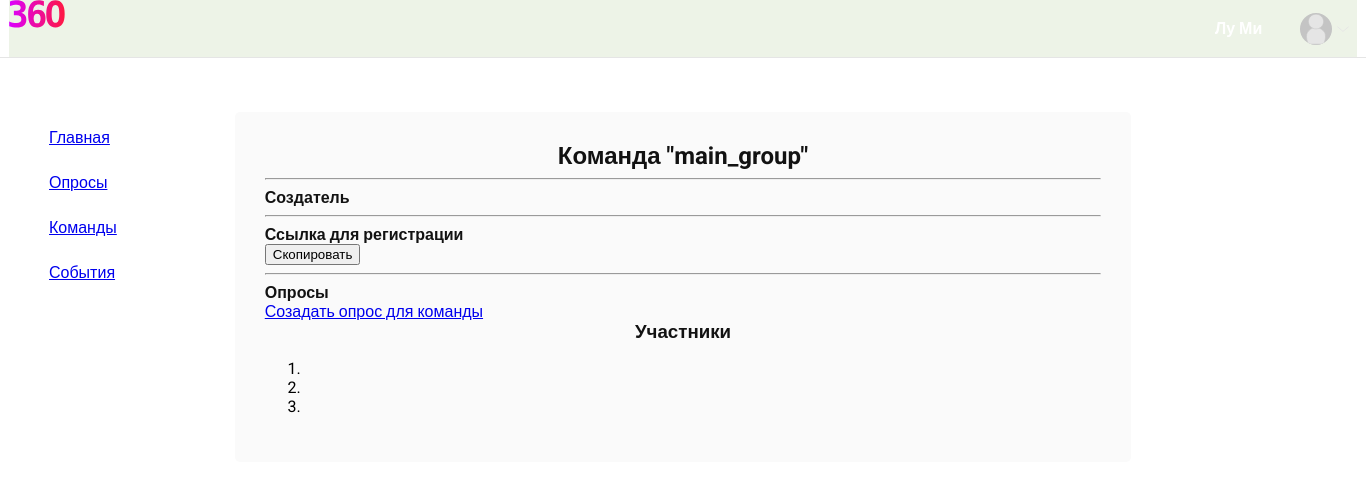
Before: /command/8/ (signed in) with the older database file.
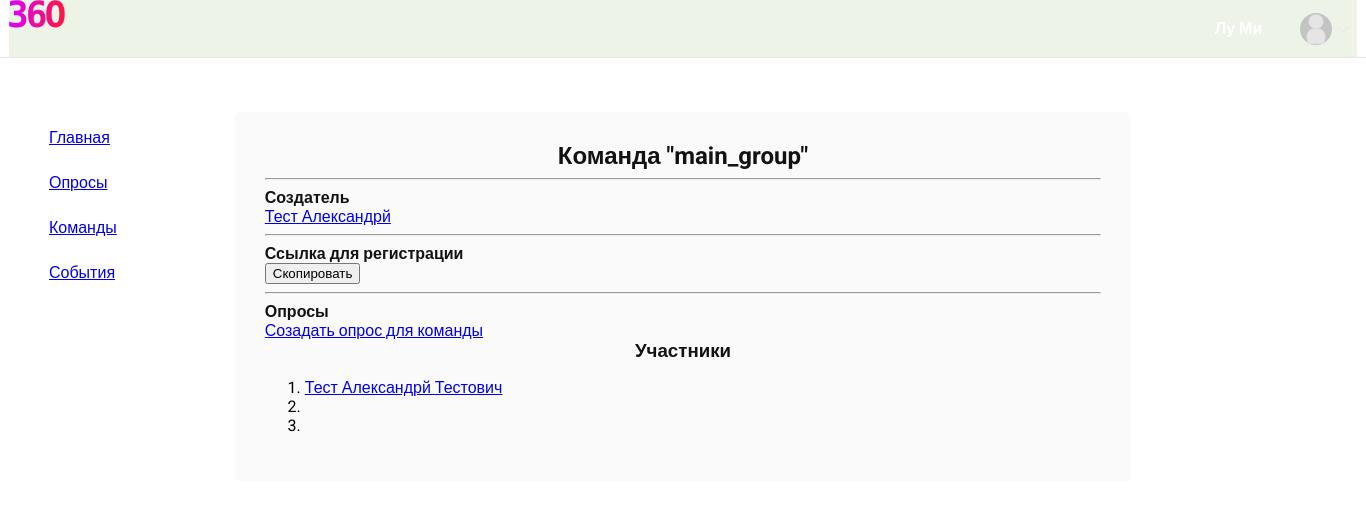
After: the same page with the newer database file.
### main/models.py (models this page shows, shortened)
class Profile (models.Model):
    user = models.OneToOneField(User, on_delete=models.CASCADE)
    fullname = models.CharField(max_length=150, default='')
    name = models.CharField(max_length=50, default='')
    surname = models.CharField(max_length=50, default='')
    patronymic = models.CharField(max_length=50, default='')
    company = models.ForeignKey('Company', on_delete=models.CASCADE, null=True)
    platform = models.ForeignKey('PlatformCompany', on_delete=models.CASCADE, null=True)
    position = models.ForeignKey('PositionCompany', on_delete=models.CASCADE, null=True)
    groups = models.ManyToManyField('Group', null=True)
    email_is_validate = models.BooleanField(default=False)
    objects = models.Manager()
    class Meta:
        db_table = "Profile"

### main/views/teams_views.py (the view)
# urls.py: path('command/<int:group_id>/', teams_views.team_user_view, name='group_user_view'),
def team_user_view(request, group_id):
    args = {}
    if auth.get_user(request).is_anonymous:
        return redirect('/')
    try:
        group = Group.objects.get(id=group_id)
        profile = get_user_profile(request)
        if profile not in group.profile_set.all():
            raise Exception()
    except:
        return redirect('/communications/')
    args['users'] = group.profile_set.all()
    if auth.get_user(request).id == group.owner.id:
        args['link_to_enter'] = request.scheme + "://" + request.get_host() + "/invite/t/" + group.key
    args['owner'] = {'pk': group.owner.profile.pk,
                     'name': group.owner.profile.name,
                     'surname': group.owner.profile.surname}
    args['team_name'] = group.name
    args['title'] = group.name
    args['group_id'] = group_id
    return render(request, 'main/teams/old/team_view.html', args)

### main/views/auxiliary_general_methods.py (called while the page is built)
def get_user_profile(request):
    user = auth.get_user(request)
    return Profile.objects.get(user=user)

### main/templates/main/teams/old/team_view.html (shortened to what this page needs)
{% extends 'main/wrapper.html' %}
{% load static %}
{% block content-user %}
    <div class="row">
        <div class="col-md-10 rounded-block">
            <h2 style="text-align: center">Команда "{{ team_name }}"</h2>
            <hr>
            <div class="row">
                <div class="col-md-6">
                    <div>
                        <h4>Создатель</h4>
                        <a href="{% url 'main:profile' owner.pk %}">{{ owner.surname }} {{ owner.name }}</a>
                    </div>
                    <hr>
                    {% if link_to_enter %}
                        <div>
                            <h4>Ссылка для регистрации</h4>
                            <div>
                                <button class="btn btn-secondary" onclick="copyText('#linkToEnter')">Скопировать
                                </button>
                            </div>
                        </div>
                        <hr>
                    {% endif %}
                    <div>
                        <h4>Опросы</h4>
                        <a href="{% url 'main:respondent_choice_group' group_id %}">Созадать опрос для команды</a>
                    </div>
                </div>
                <div class="col-md-6">
                    <div>
                        <h3 style="text-align: center">Участники</h3>
                        <ol>
                            {% for user in users %}
                                <li>
                                    <a href="{% url 'main:profile' user.pk %}">{{ user.surname }} {{ user.name }} {{ user.patronymic }}</a>
                                </li>
                            {% endfor %}
                        </ol>
                    </div>
                </div>
            </div>
        </div>
    </div>
{% endblock %}

Changed rows visible on the page:
now on this page (row edited): Profile: surname "Тест", name "Александрй", patronymic "Тестович"
